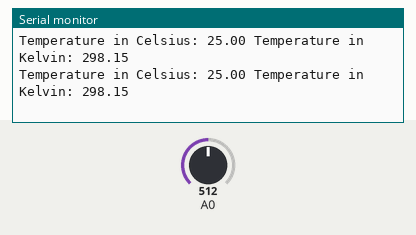
This sketch was run on a simulated Arduino Uno, built with avr-gcc and run on an emulated ATmega328P. On the bench: the last lines printed to the serial monitor. The inputs (shaded band) are chosen by the test bench; at power-on: A0 = 512.

Above: at 1.3 s.
1.4 s: A0 set to 716
At 2.0 s:
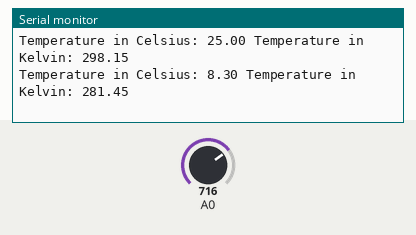
2.9 s: A0 set to 900
At 3.5 s:
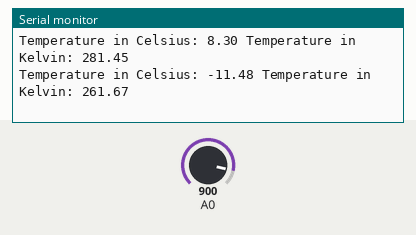
Timing chart, 0 to 5.9 s (numbered marks = the images above; inputs shaded):
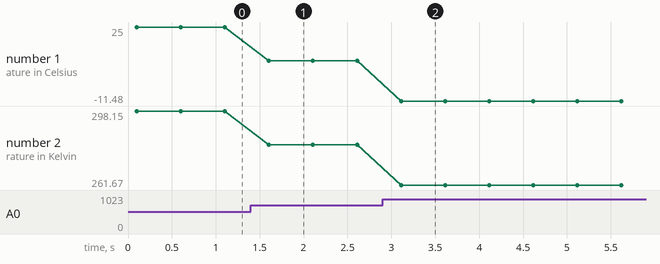

Measured:
- after the input at 1.4 s, the serial monitor: prints a new line after 0.21 s (image 1)
- after the input at 2.9 s, the serial monitor: prints a new line after 0.21 s (image 2)
- plotted number 1: 25 → 8.3 after the input at 1.4 s, 8.3 → -11.48 after the input at 2.9 s
- plotted number 2: 298.15 → 281.45 after the input at 1.4 s, 281.45 → 261.67 after the input at 2.9 s

The sketch:

NTC_temperature_sensor.ino
```cpp
/*
MATERIAL LIST:
⚫ 1 NTC temperature sensor; // 1 Sensor de temperatura NTC;
⚫ Arduino UNO + USB cable; // Arduino UNO + cabo USB;
⚫ 1 resistor of 10k ohms; // 1 resistor de 10k ohms;
⚫ Breadboard; // Protoboard;
⚫ Jumper wires for breadboard connections; // Jumpers para conexão no protoboard;
*/

#define Vin 5.0 // Defines the input voltage constant as 5.0V
               // Define a constante de tensão de entrada como 5.0V

#define T0 298.15 // Defines the reference temperature constant as 298.15 Kelvin (25°C)
                 // Define a constante de temperatura de referência como 298,15 Kelvin (25°C)

#define Rt 10000 // Resistor used in the voltage divider circuit
                 // Resistor usado no circuito divisor de tensão

#define R0 10000 // Initial resistance value of the NTC at 25°C
                 // Valor inicial de resistência do NTC a 25°C

#define T1 273.15 // Temperature in Kelvin at 0°C (from datasheet)
                 // Temperatura em Kelvin a 0°C (do datasheet)

#define T2 373.15 // Temperature in Kelvin at 100°C (from datasheet)
                 // Temperatura em Kelvin a 100°C (do datasheet)

#define RT1 35563 // Resistance value of the NTC at T1 (0°C)
                  // Valor de resistência do NTC em T1 (0°C)

#define RT2 549 // Resistance value of the NTC at T2 (100°C)
                // Valor de resistência do NTC em T2 (100°C)

float beta = 0.0; // Beta coefficient, calculated from the NTC characteristics
                  // Coeficiente Beta, calculado a partir das características do NTC

float Rinf = 0.0; // R∞ (infinity resistance), calculated parameter for the NTC
                  // R∞ (resistência infinita), parâmetro calculado para o NTC

float TempKelvin = 0.0; // Variable to store the temperature in Kelvin
                        // Variável para armazenar a temperatura em Kelvin

float TempCelsius = 0.0; // Variable to store the temperature in Celsius
                         // Variável para armazenar a temperatura em Celsius

float Vout = 0.0; // Voltage output from the voltage divider, read from A0
                  // Tensão de saída do divisor de tensão, lida a partir de A0

float Rout = 0.0; // Calculated resistance of the NTC sensor
                  // Resistência calculada do sensor NTC

void setup() {
  Serial.begin(9600); // Initializes serial communication at 9600 baud rate for the serial monitor
                      // Inicializa a comunicação serial a 9600 bps para o monitor serial

  beta = (log(RT1 / RT2)) / ((1 / T1) - (1 / T2)); // Calculates the Beta coefficient based on datasheet values
                                                   // Calcula o coeficiente Beta com base nos valores do datasheet

  Rinf = R0 * exp(-beta / T0); // Calculates R∞ using the Beta coefficient and reference temperature
                               // Calcula R∞ usando o coeficiente Beta e a temperatura de referência

  delay(100); // Adds a delay of 100 milliseconds to ensure the setup is complete before entering the loop
              // Adiciona um atraso de 100 milissegundos para garantir que a configuração esteja completa antes de entrar no loop
}

void loop() {
  Vout = Vin * ((float)(analogRead(0)) / 1024.0); // Reads the analog value from pin A0 and calculates the output voltage
                                                  // Lê o valor analógico do pino A0 e calcula a tensão de saída

  Rout = (Rt * Vout / (Vin - Vout)); // Calculates the resistance of the NTC sensor based on the voltage divider formula
                                     // Calcula a resistência do sensor NTC com base na fórmula do divisor de tensão

  TempKelvin = (beta / log(Rout / Rinf)); // Calculates the temperature in Kelvin using the NTC formula
                                          // Calcula a temperatura em Kelvin usando a fórmula do NTC

  TempCelsius = TempKelvin - 273.15; // Converts the temperature from Kelvin to Celsius
                                     // Converte a temperatura de Kelvin para Celsius

  Serial.print("Temperature in Celsius: "); // Prints the label for temperature in Celsius to the serial monitor
                                            // Imprime o rótulo da temperatura em Celsius no monitor serial

  Serial.print(TempCelsius); // Prints the calculated temperature in Celsius
                             // Imprime a temperatura calculada em Celsius

  Serial.print(" Temperature in Kelvin: "); // Prints the label for temperature in Kelvin to the serial monitor
                                            // Imprime o rótulo da temperatura em Kelvin no monitor serial

  Serial.println(TempKelvin); // Prints the calculated temperature in Kelvin and moves to the next line
                              // Imprime a temperatura calculada em Kelvin e pula para a próxima linha

  delay(500); // Adds a delay of 500 milliseconds before the next loop iteration
              // Adiciona um atraso de 500 milissegundos antes da próxima iteração do loop
}
```
